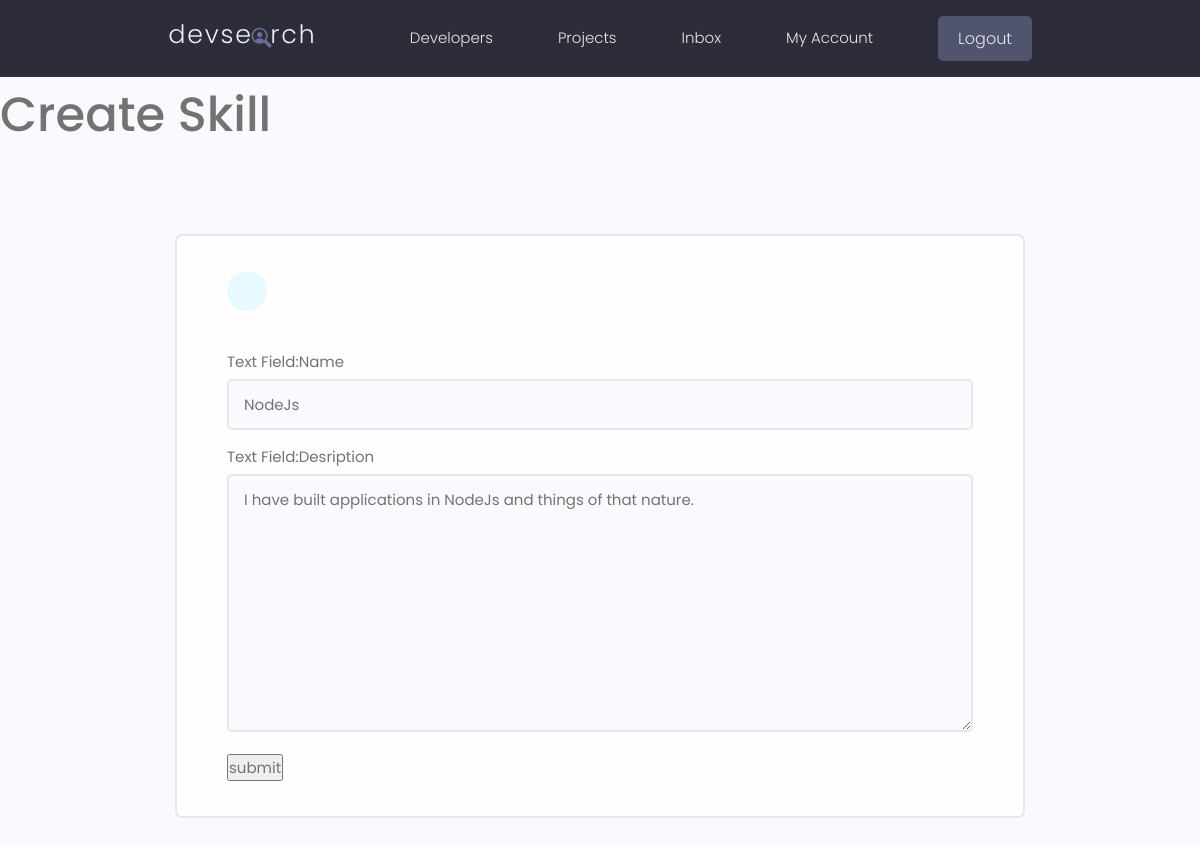
The page /update-skill/246d636a-ff9b-4558-be54-c438ffdc1158/ (signed in) on the database its author committed.
### users/models.py (models this page shows, shortened)
class Skill(models.Model):
    owner = models.ForeignKey(Profile,on_delete=models.CASCADE, null=True, blank=True)
    id = models.UUIDField(primary_key=True, default=uuid.uuid4, editable=False)
    created_at = models.DateTimeField(auto_now_add=True)
    name = models.CharField(max_length=200,blank=True,null=True)
    desription = models.TextField(null=True,blank=True)

### users/views.py (the view)
# urls.py: path('update-skill/<str:pk>/',views.updateSkill,name="update-skill"),
@login_required(login_url="login")
def updateSkill(request,pk):
    profile = request.user.profile
    skill = profile.skill_set.get(id=pk)
    form = SkillForm(instance= skill)
    if request.method == "POST":
        form = SkillForm(request.POST,instance=skill)
        if form.is_valid():
            form.save()
            messages.success(request,'Skill was updated successfully!')
            return redirect('account')
    context={'form':form}
    return render(request,'users/skill_form.html',context)

### users/forms.py
class SkillForm(ModelForm):
    class Meta:
        model= Skill
        fields= '__all__'
        exclude = ['owner']
    def __init__(self,*args,**kwargs):
        super(SkillForm,self).__init__(*args,**kwargs)
        for name,field in self.fields.items():
            field.widget.attrs.update({'class':'input'})

### users/templates/users/skill_form.html (shortened to what this page needs)
{% extends 'main.html' %}
{% block content %}
    <h1> Create Skill </h1>
 <main class="formPage my-xl">
        <div class="content-box">
            <div class="formWrapper">
                <a class="backButton" href="{% url 'account' %}"></a>
                <br>
                <form method="POST" action="">
                    {% for field in form %}
                    <div class="form__field">
                        <label for="formInput#text">Text Field:{{field.label}} </label>
                        {{field}}
                    </div>
                    {% endfor %}
                    <input type="submit" value="submit"/>
                    </form>
            </div>
        </div>
    </main>
{% endblock content %}

### static/styles/app.css (style rules this page uses)
:root { --color-sub: #2d2d39; }
.content-box { width: 95%; max-width: 85rem; margin: 0 auto; }
.backButton { background: var(--color-main-light); color: var(--color-main); width: 4rem; height: 4rem; display: flex; align-items: center; justify-content: center; border-radius: 50%; }
.formPage .formWrapper { list-style: none; background: var(--color-white); padding: 3.5rem 5rem; border: 2px solid var(--color-light); border-radius: 0.7rem; }

### static/uikit/styles/modules/_variables.css (style rules this page uses)
:root { --color-main: #5aa5b9; --color-main-light: #e6faff; --color-sub: #3f4156; --color-sub-light: #51546e; --color-sub-lighter: #ededfd; --color-text: #737373; --color-gray: #8b8b8b; --color-light: #e5e7eb; --color-light-gray: #767676; --color-bg: #f8fafd; --color-white: #fffefd; --color-white-light: #f3f3f3; --color-success: #359e64; --color-success-bg: #def8e8; --color-error: #fc4b0b; --color-error-bg: #fff2ee; --font-base: 'Poppins', arial, helvetica, 'Segoe UI', roboto, ubuntu, sans-serif; --font-monospace: 'Fira Code', 'Courier New', courier, monospace; --font-regular: 300; --font-medium: 500; --font-bold: 700; --generic-shadow: 1px 1px 5px #00000010; --generic-transition: all 0.3s ease-in-out; }

### static/uikit/styles/modules/_base.css (style rules this page uses)
* { margin: 0; padding: 0; box-sizing: border-box; text-rendering: optimizeLegibility; color: inherit; font-size: inherit; }
html { font-size: 50%; }
@media only screen and (min-width: 480px) { html { font-size: 56.25%; } }
@media only screen and (min-width: 1200px) { html { font-size: 62.5%; } }
body { line-height: 1.6; font-weight: 400; font-size: 1.5rem; color: var(--color-text); background-color: var(--color-bg); min-height: 100vh; }

### static/uikit/styles/modules/_typography.css (style rules this page uses)
* { font-family: var(--font-base); }
h1 { font-size: 4.8rem; font-weight: var(--font-medium); }
a { padding-bottom: 2px; text-decoration: none; display: inline-block; color: var(--color-main); font-weight: var(--font-medium); }

### static/uikit/styles/modules/_utilities.css (style rules this page uses)
.my-xl { margin: 8rem auto; }

### static/uikit/styles/modules/_form.css (style rules this page uses)
.form__field { margin-top: 1.5rem; margin-bottom: 1.5rem; }
.form__label, .form__field > label { display: block; margin-bottom: 0.5rem; color: var(--color-text); }
input.input[type='text'], input.input[type='email'], input.input[type='password'], input.input[type='number'], textarea.input { min-width: 24rem; width: 100%; padding: 1.2rem 1.5rem; border-radius: 0.5rem; border: 2px solid var(--color-light); transition: all 0.3s ease-in-out; background-color: var(--color-bg); }

### rows shown on the page
Skill: form "NodeJs" "I have built applications in NodeJs and things of that nature."

### other values the page prints
{{ field.label }} "Name" "Desription"
